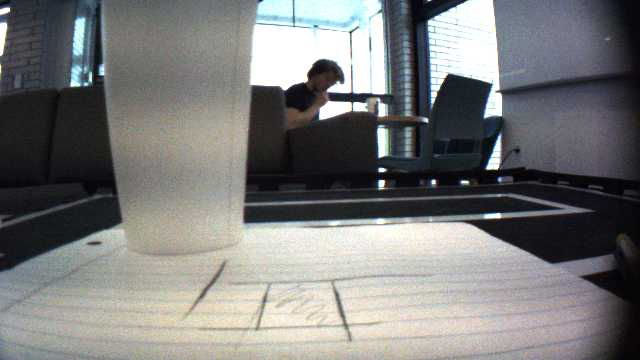
#> input picture Competition/Image_Processing/calibration_image.png, 640 x 360 px, found by its file name
$ python Perspective_transform_test.py
#> lines starting #> are read from the running program, lines starting #| are printed output that depends on the picture
# import the necessary packages
import numpy as np
import cv2
import time

x, y = 400, 800

img1_square_corners = np.float32([(254,328), (344,324), (268,282),(331,282)])
img2_quad_corners = np.float32([(x,y+80),(x+60,y+80),(x,y),(x+60,y)])

h, mask = cv2.findHomography(img1_square_corners, img2_quad_corners)
cal_in = cv2.imread("Competition\\Image_Processing\\calibration_image.png")
#> cal_in is the input picture: shape (360, 640, 3); mean B, G, R 122.3, 122.8, 122.4

cal_out = cv2.warpPerspective(cal_in, h, (3000,3000))
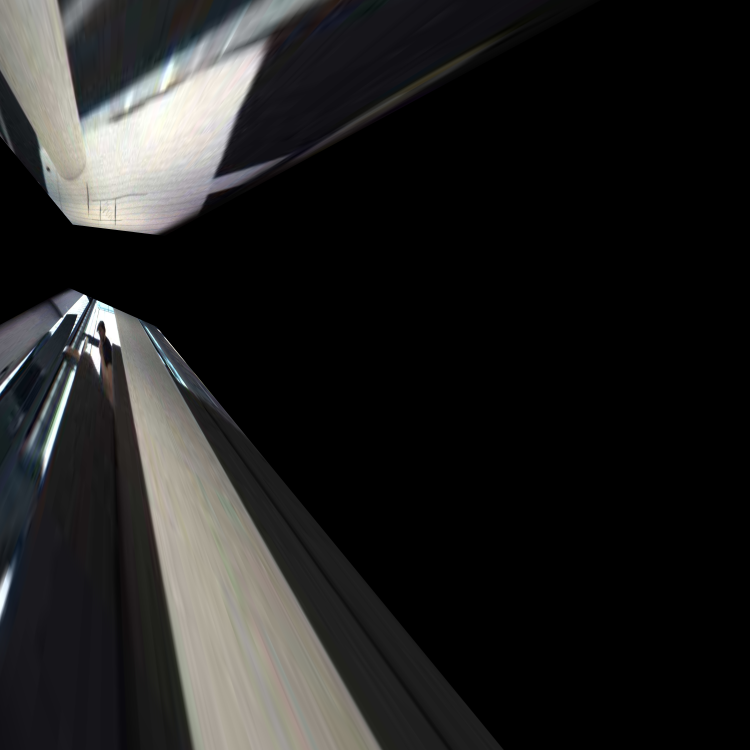
#> cal_out: shape (3000, 3000, 3) (shown at 1/4 size); mean B, G, R 32.9, 33.6, 33.9

test_in = cv2.imread("Competition\\Image_Processing\\test_image.png")
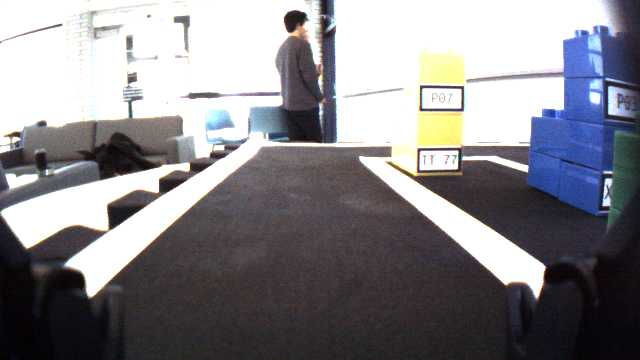
#> input picture Competition/Image_Processing/test_image.png, 640 x 360 px, found by its file name
#> test_in is the input picture: shape (360, 640, 3); mean B, G, R 138, 133.6, 134.8

test_out = cv2.warpPerspective(test_in, h, (3000,3000))
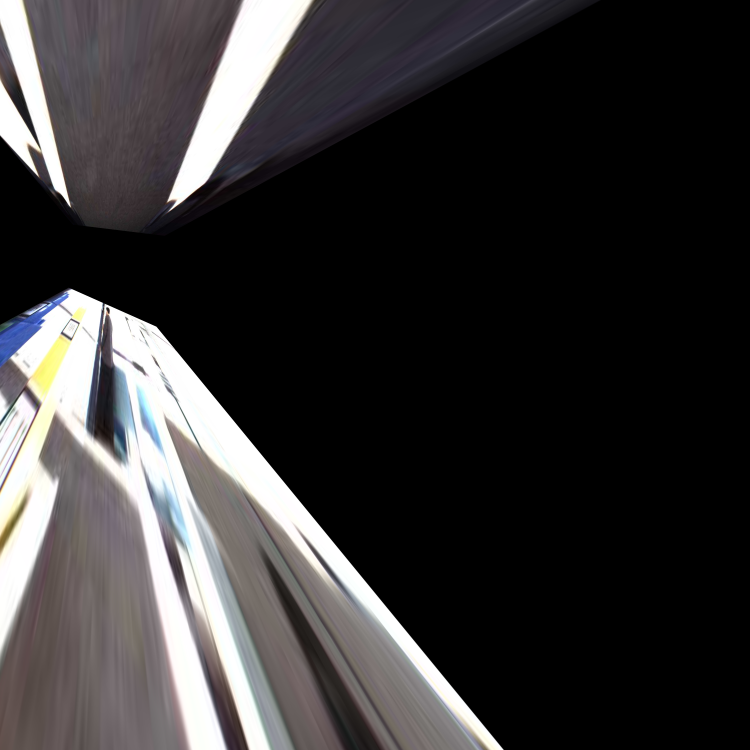
#> test_out: shape (3000, 3000, 3) (shown at 1/4 size); mean B, G, R 53.5, 52.9, 54.6

cv2.imshow("output", test_out)
cv2.waitKey(0)
